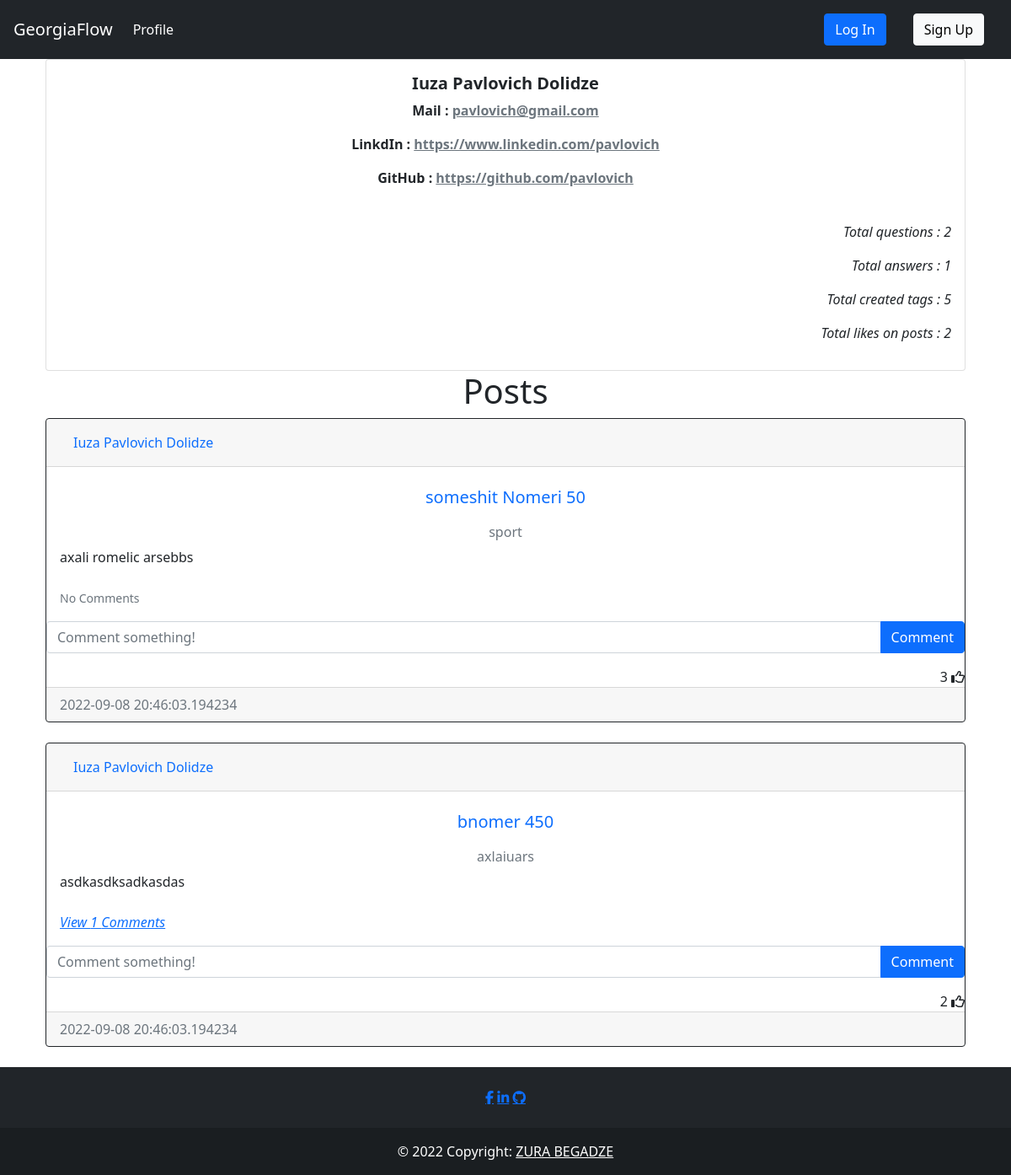
Page /user/8 on the earlier database version.
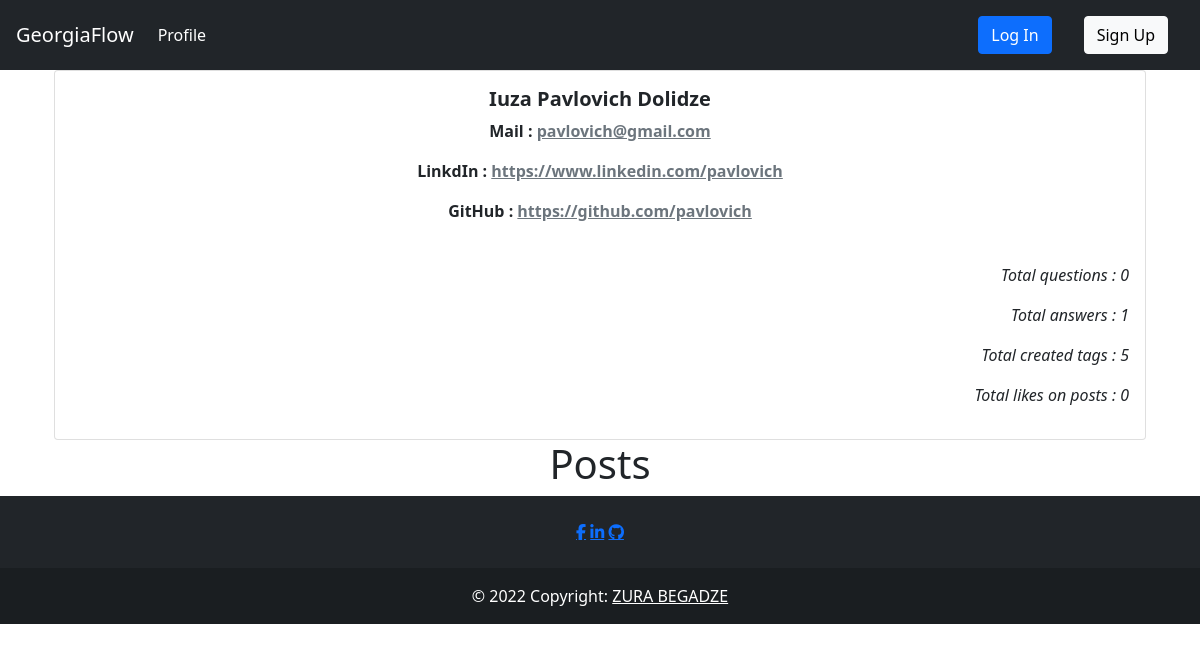
Same page on the later database version.
### question/models.py (models this page shows, shortened)
class Post(db.Model):
    __tablename__='post'
    id = db.Column(db.Integer, primary_key=True)
    heading = db.Column(db.String(50), nullable = False, index=True, unique=True)
    text = db.Column(db.Text, nullable=False)
    date_created = db.Column(db.DateTime, default = datetime.utcnow())
    tags = db.Column(db.String, db.ForeignKey('tag.name', ondelete="CASCADE"), unique=False, nullable=False)
    author = db.Column(db.Integer, db.ForeignKey('user.id', ondelete="CASCADE"), nullable=False)
    comments = db.relationship('Comment', backref='post', passive_deletes=True)
    likes = db.relationship('Like', backref='post', passive_deletes=True)

### auth/models.py (models this page shows, shortened)
class User(db.Model, UserMixin):
    __tablename__ = 'user'
    id = db.Column(db.Integer, primary_key=True)
    fullname = db.Column(db.String(200), nullable = False, index=True)
    email = db.Column(db.String(100), nullable = False, unique = True, index=True)
    linkedin = db.Column(db.String(50), unique=True, nullable = False)
    github = db.Column(db.String(45), unique=True, nullable = False)
    date_created = db.Column(db.DateTime, default = datetime.utcnow())
    password_hash = db.Column(db.String(128))
    posts = db.relationship('Post', backref='user', passive_deletes=True)
    tags = db.relationship('Tag', backref='user', passive_deletes=True)
    comments = db.relationship('Comment', backref='user', passive_deletes=True)
    likes = db.relationship('Like', backref='user', passive_deletes=True)

### auth/views.py (the view, shortened to what this page needs)
@auth.route('/user/<user_id>', methods=['GET', 'POST'])
def get_user(user_id):
    user = User.query.filter_by(id = user_id).first()
    tags = Tag.query.order_by(Tag.name).all()
    form = questionForm()
    total_likes = 0
    if user.posts:
        for likes in user.posts:
            total_likes+=1
    return render_template("profile.html", user = user, form=form, total_likes = total_likes, tags = tags)

### question/forms.py
class questionForm(FlaskForm):
    heading = StringField('heading', [Length(min=2, max=50), DataRequired(message='Question ')])
    text = TextAreaField('Question', [Length(min=2, max=1000), DataRequired(message='description')])
    ask = SubmitField("ASK")

### templates/profile.html (shortened to what this page needs)
{% extends 'base.html' %}
{% block content %}
    <div class="card text-center">
        <div class="card-body">
            <h5 class="card-title fw-bolder">{{user.fullname}}</h5>
            <p class="card-text fw-semibold">Mail : <a class="link-secondary" target="_blank" href="mailto:{{user.email}}">{{user.email}}</a></p>
            <p type="url" class="card-text fw-semibold" >LinkdIn : <a target="_blank" href="{{user.linkedin}}" class="link-secondary">{{user.linkedin}}</a></p>
            <p type="url" class="card-text fw-semibold">GitHub : <a target="_blank" href="{{user.github}}" class="link-secondary">{{user.github}}</a></p>
            <br />
            <p type="url" class="fw-normal text-right fst-italic">Total questions : {{user.posts|length}} </p>
            <p type="url" class="fw-normal text-right fst-italic">Total answers : {{user.comments|length}} </p>
            <p type="url" class="fw-normal text-right fst-italic">Total created tags : {{user.tags|length}} </p>
            {%if total_likes%}
            <p type="url" class="fw-normal text-right fst-italic">Total likes on posts : {{total_likes}} </p>
            {%else%}
            <p type="url" class="fw-normal text-right fst-italic">Total likes on posts : 0 </p>
            {%endif%}
        </div>
    </div>
    <h1 align="center">{% block header %}Posts{% endblock %}</h1>
    <div id="posts">
    {% for post in user.posts %}
    <div class="card border-dark">
        <div class="card-header d-flex justify-content-between align-items-center">
            <a class="nav-item nav-link active" href="{{ url_for('auth.get_user', user_id=post.user.id) }}">{{post.user.fullname}}</a>
            <br />
        </div>
        <div class="card-body">
            <a class="card-title nav-item nav-link text-center" href="{{ url_for('post.post_detail', post_id=post.id) }}"><h5 >{{post.heading}}</h5></a>
            <h6 class="card-subtitle mb-2 text-muted text-center">{{post.tags}}</h6>
            <div class="card-text ">{{post.text}}</div>
            <br />
            <p class="card-text">
                {% if post.comments|length > 0 %}
                <a data-bs-toggle="collapse" href="#comments-{{post.id}}" role="button">
                <cite title="Source" >View {{post.comments|length}} Comments</cite>
                </a>
                {% else %}
                <small class="text-muted">No Comments</small>
                {% endif %}
            </p>
        </div>
        <form class="input-group mb-3" method="POST" action="/create-comment/{{post.id}}" >
            <input type="text" id="text"  name="text" class="form-control" placeholder="Comment something!" />
            <button type="submit" class="btn btn-primary">Comment</button>
        </form>
        <div class="text-right">
            <span id="likes-count-{{post.id}}">{{ post.likes|length }}</span>
            {% if current_user.id in post.likes|map(attribute="author")|list %}
            <i class="fas fa-thumbs-up" id="like-button-{{post.id}}" onclick="like('{{post.id}}')"></i>
            {% else %}
            <i class="far fa-thumbs-up" id="like-button-{{post.id}}" onclick="like('{{post.id}}')"></i>
            {% endif %}
        </div>
        <div class="card-footer text-muted">{{post.date_created}}</div>
    </div>
    <br/ > {% endfor %}
    </div>
{% endblock %}

Differences in the rows shown:
removed Post: user.fullname "Iuza Pavlovich Dolidze", heading "someshit Nomeri 50", tags "sport", text "axali romelic arsebbs", shows "No Comments", likes|length "3", date_created "2022-09-08 20:46:03.194234"
removed Post: user.fullname "Iuza Pavlovich Dolidze", heading "bnomer 450", tags "axlaiuars", text "asdkasdksadkasdas", comments|length "1", likes|length "2", date_created "2022-09-08 20:46:03.194234"
Other differences:
{{ user.posts|length }}: "2" → "0"
{{ total_likes }}: "2" → (not shown)
text no longer shown: "Total likes on posts :"
text now shown: "Total likes on posts : 0"
